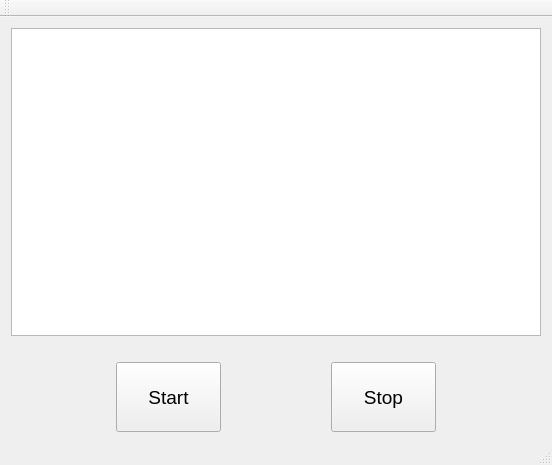
<?xml version="1.0" encoding="UTF-8"?>
<ui version="4.0">
 <class>MainWindow</class>
 <widget class="QMainWindow" name="MainWindow">
  <property name="geometry">
   <rect>
    <x>0</x>
    <y>0</y>
    <width>552</width>
    <height>465</height>
   </rect>
  </property>
  <property name="windowTitle">
   <string>MainWindow</string>
  </property>
  <widget class="QWidget" name="centralWidget">
   <layout class="QGridLayout" name="gridLayout">
    <item row="0" column="0">
     <layout class="QVBoxLayout" name="verticalLayout_2">
      <property name="spacing">
       <number>6</number>
      </property>
      <property name="sizeConstraint">
       <enum>QLayout::SetMinAndMaxSize</enum>
      </property>
      <item>
       <widget class="QTextBrowser" name="voiceTextBrowser">
        <property name="font">
         <font>
          <pointsize>40</pointsize>
         </font>
        </property>
       </widget>
      </item>
      <item>
       <spacer name="verticalSpacer">
        <property name="orientation">
         <enum>Qt::Vertical</enum>
        </property>
        <property name="sizeType">
         <enum>QSizePolicy::Fixed</enum>
        </property>
        <property name="sizeHint" stdset="0">
         <size>
          <width>20</width>
          <height>20</height>
         </size>
        </property>
       </spacer>
      </item>
      <item>
       <layout class="QHBoxLayout" name="horizontalLayout_5">
        <item>
         <spacer name="horizontalSpacer_2">
          <property name="orientation">
           <enum>Qt::Horizontal</enum>
          </property>
          <property name="sizeHint" stdset="0">
           <size>
            <width>40</width>
            <height>20</height>
           </size>
          </property>
         </spacer>
        </item>
        <item>
         <widget class="QPushButton" name="btnStartPushButton">
          <property name="sizePolicy">
           <sizepolicy hsizetype="Expanding" vsizetype="Fixed">
            <horstretch>0</horstretch>
            <verstretch>0</verstretch>
           </sizepolicy>
          </property>
          <property name="minimumSize">
           <size>
            <width>0</width>
            <height>70</height>
           </size>
          </property>
          <property name="font">
           <font>
            <pointsize>14</pointsize>
            <weight>50</weight>
            <bold>false</bold>
           </font>
          </property>
          <property name="text">
           <string>Start</string>
          </property>
         </widget>
        </item>
        <item>
         <spacer name="horizontalSpacer">
          <property name="orientation">
           <enum>Qt::Horizontal</enum>
          </property>
          <property name="sizeType">
           <enum>QSizePolicy::Expanding</enum>
          </property>
          <property name="sizeHint" stdset="0">
           <size>
            <width>40</width>
            <height>40</height>
           </size>
          </property>
         </spacer>
        </item>
        <item>
         <widget class="QPushButton" name="btnStopPushButton">
          <property name="sizePolicy">
           <sizepolicy hsizetype="Expanding" vsizetype="Fixed">
            <horstretch>0</horstretch>
            <verstretch>0</verstretch>
           </sizepolicy>
          </property>
          <property name="minimumSize">
           <size>
            <width>0</width>
            <height>70</height>
           </size>
          </property>
          <property name="font">
           <font>
            <pointsize>14</pointsize>
           </font>
          </property>
          <property name="text">
           <string>Stop</string>
          </property>
         </widget>
        </item>
        <item>
         <spacer name="horizontalSpacer_3">
          <property name="orientation">
           <enum>Qt::Horizontal</enum>
          </property>
          <property name="sizeHint" stdset="0">
           <size>
            <width>40</width>
            <height>20</height>
           </size>
          </property>
         </spacer>
        </item>
       </layout>
      </item>
     </layout>
    </item>
   </layout>
  </widget>
  <widget class="QMenuBar" name="menuBar">
   <property name="geometry">
    <rect>
     <x>0</x>
     <y>0</y>
     <width>552</width>
     <height>20</height>
    </rect>
   </property>
  </widget>
  <widget class="QToolBar" name="mainToolBar">
   <attribute name="toolBarArea">
    <enum>TopToolBarArea</enum>
   </attribute>
   <attribute name="toolBarBreak">
    <bool>false</bool>
   </attribute>
  </widget>
  <widget class="QStatusBar" name="statusBar"/>
 </widget>
 <layoutdefault spacing="6" margin="11"/>
 <resources/>
 <connections/>
</ui>
